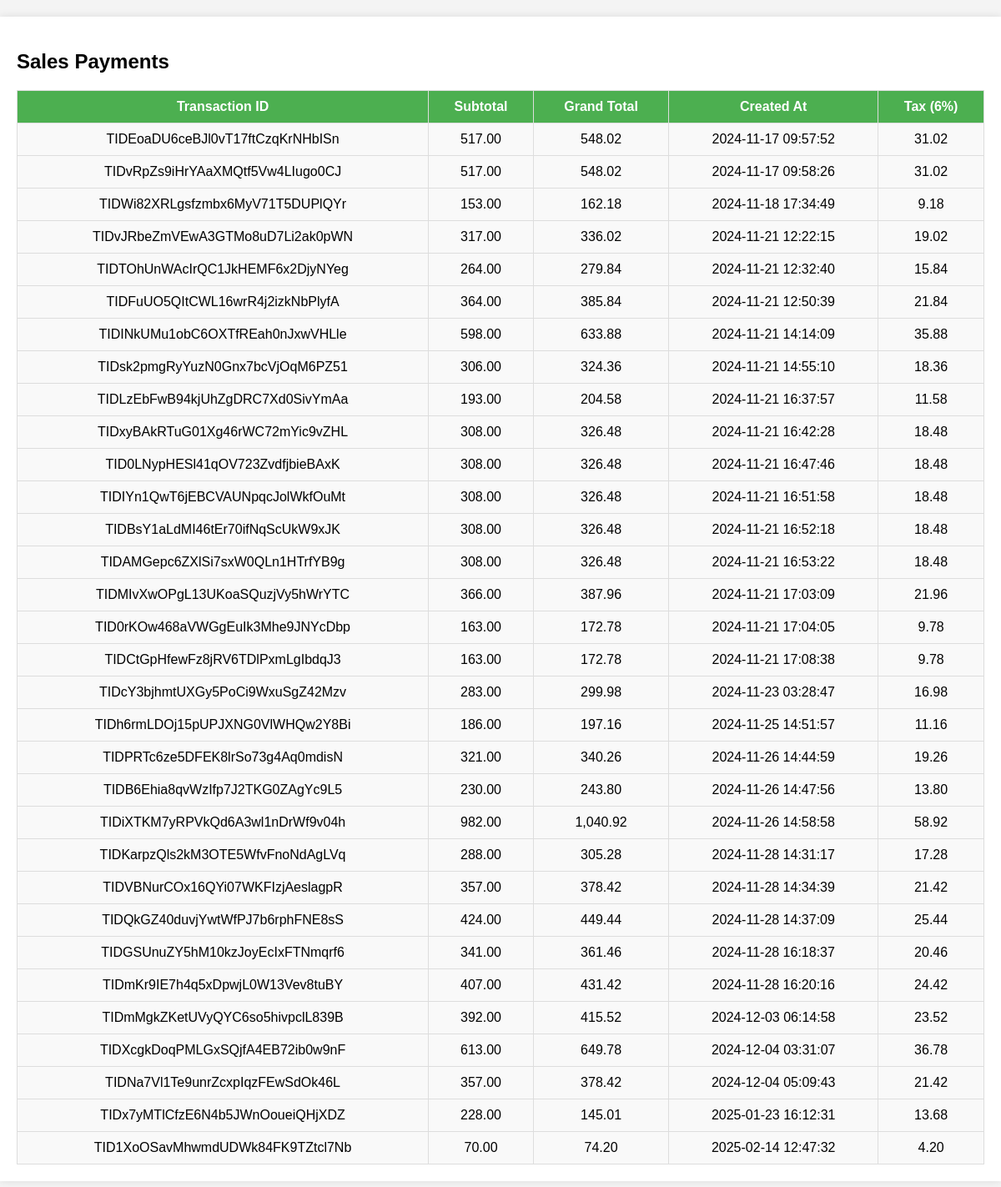
The app's page /taxreport.php with its own data.
### tables this page shows
CREATE TABLE `sales_payments` (
  `transaction_id` varchar(50) DEFAULT NULL,
  `employeeid` varchar(20) NOT NULL,
  `icnumber` varchar(20) NOT NULL,
  `customer_name` varchar(100) NOT NULL,
  `customer_number` varchar(15) NOT NULL,
  `customer_email` varchar(100) NOT NULL,
  `membership_info` varchar(255) DEFAULT NULL,
  `voucher` varchar(50) DEFAULT NULL,
  `subtotal` decimal(10,2) NOT NULL,
  `discount` decimal(5,2) NOT NULL,
  `grand_total` decimal(10,2) NOT NULL,
  `payment_method` enum('cash','card','mobile') NOT NULL,
  `payment_amount` decimal(10,2) NOT NULL,
  `additional_payment_method` enum('cash','card','mobile') DEFAULT NULL,
  `additional_payment_amount` decimal(10,2) DEFAULT NULL,
  `change_provided` decimal(10,2) DEFAULT NULL,
  `created_at` timestamp NOT NULL DEFAULT current_timestamp()
);

### taxreport.php (the view, shortened to what this page needs)
<?php
$servername = "localhost";
$username = "root";
$password = "";
$dbname = "pos";
$conn = new mysqli($servername, $username, $password, $dbname);
$sql = "SELECT transaction_id, subtotal, grand_total, created_at FROM sales_payments";
$result = $conn->query($sql);
?>
<!DOCTYPE html>
<html lang="en">
<head>
</head>
<body>
<div class="container">
    <h2>Sales Payments</h2>
    <table>
        <thead>
            <tr>
                <th>Transaction ID</th>
                <th>Subtotal</th>
                <th>Grand Total</th>
                <th>Created At</th>
                <th>Tax (6%)</th>
            </tr>
        </thead>
        <tbody>
            <?php
            if ($result->num_rows > 0) {
                while ($row = $result->fetch_assoc()) {
                    $transaction_id = $row['transaction_id'];
                    $subtotal = $row['subtotal'];
                    $grand_total = $row['grand_total'];
                    $created_at = $row['created_at'];
                    $tax = $subtotal * 0.06;
                    ?>
                    <tr>
                        <td><?php echo $transaction_id; ?></td>
                        <td><?php echo number_format($subtotal, 2); ?></td>
                        <td><?php echo number_format($grand_total, 2); ?></td>
                        <td><?php echo $created_at; ?></td>
                        <td><?php echo number_format($tax, 2); ?></td>
                    </tr>
                    <?php
                }
            } else {
                echo "<tr><td colspan='5'>No records found</td></tr>";
            }
            ?>
        </tbody>
    </table>
</div>
</body>
</html>

### taxreport.php (style rules this page uses)
body { font-family: Arial, sans-serif; margin: 0; padding: 0; background-color: #f4f4f4; }
.container { max-width: 1200px; margin: 20px auto; padding: 20px; background-color: #fff; box-shadow: 0 0 10px rgba(0, 0, 0, 0.1); }
table { width: 100%; border-collapse: collapse; margin-top: 20px; }
th, td { padding: 10px; text-align: center; border: 1px solid #ddd; }
th { background-color: #4CAF50; color: white; }
td { background-color: #f9f9f9; }

### records on screen
sales_payments: transaction_id "TIDEoaDU6ceBJl0vT17ftCzqKrNHbISn", subtotal "517.00", grand_total "548.02", created_at "2024-11-17 09:57:52", subtotal "31.02"
sales_payments: transaction_id "TIDvRpZs9iHrYAaXMQtf5Vw4LIugo0CJ", subtotal "517.00", grand_total "548.02", created_at "2024-11-17 09:58:26", subtotal "31.02"
sales_payments: transaction_id "TIDWi82XRLgsfzmbx6MyV71T5DUPlQYr", subtotal "153.00", grand_total "162.18", created_at "2024-11-18 17:34:49", subtotal "9.18"
sales_payments: transaction_id "TIDvJRbeZmVEwA3GTMo8uD7Li2ak0pWN", subtotal "317.00", grand_total "336.02", created_at "2024-11-21 12:22:15", subtotal "19.02"
sales_payments: transaction_id "TIDTOhUnWAcIrQC1JkHEMF6x2DjyNYeg", subtotal "264.00", grand_total "279.84", created_at "2024-11-21 12:32:40", subtotal "15.84"
sales_payments: transaction_id "TIDFuUO5QItCWL16wrR4j2izkNbPlyfA", subtotal "364.00", grand_total "385.84", created_at "2024-11-21 12:50:39", subtotal "21.84"
sales_payments: transaction_id "TIDINkUMu1obC6OXTfREah0nJxwVHLle", subtotal "598.00", grand_total "633.88", created_at "2024-11-21 14:14:09", subtotal "35.88"
sales_payments: transaction_id "TIDsk2pmgRyYuzN0Gnx7bcVjOqM6PZ51", subtotal "306.00", grand_total "324.36", created_at "2024-11-21 14:55:10", subtotal "18.36"
sales_payments: transaction_id "TIDLzEbFwB94kjUhZgDRC7Xd0SivYmAa", subtotal "193.00", grand_total "204.58", created_at "2024-11-21 16:37:57", subtotal "11.58"
sales_payments: transaction_id "TIDxyBAkRTuG01Xg46rWC72mYic9vZHL", subtotal "308.00", grand_total "326.48", created_at "2024-11-21 16:42:28", subtotal "18.48"
sales_payments: transaction_id "TID0LNypHESl41qOV723ZvdfjbieBAxK", subtotal "308.00", grand_total "326.48", created_at "2024-11-21 16:47:46", subtotal "18.48"
sales_payments: transaction_id "TIDIYn1QwT6jEBCVAUNpqcJolWkfOuMt", subtotal "308.00", grand_total "326.48", created_at "2024-11-21 16:51:58", subtotal "18.48"
sales_payments: transaction_id "TIDBsY1aLdMI46tEr70ifNqScUkW9xJK", subtotal "308.00", grand_total "326.48", created_at "2024-11-21 16:52:18", subtotal "18.48"
sales_payments: transaction_id "TIDAMGepc6ZXlSi7sxW0QLn1HTrfYB9g", subtotal "308.00", grand_total "326.48", created_at "2024-11-21 16:53:22", subtotal "18.48"
sales_payments: transaction_id "TIDMIvXwOPgL13UKoaSQuzjVy5hWrYTC", subtotal "366.00", grand_total "387.96", created_at "2024-11-21 17:03:09", subtotal "21.96"
sales_payments: transaction_id "TID0rKOw468aVWGgEuIk3Mhe9JNYcDbp", subtotal "163.00", grand_total "172.78", created_at "2024-11-21 17:04:05", subtotal "9.78"
sales_payments: transaction_id "TIDCtGpHfewFz8jRV6TDlPxmLgIbdqJ3", subtotal "163.00", grand_total "172.78", created_at "2024-11-21 17:08:38", subtotal "9.78"
sales_payments: transaction_id "TIDcY3bjhmtUXGy5PoCi9WxuSgZ42Mzv", subtotal "283.00", grand_total "299.98", created_at "2024-11-23 03:28:47", subtotal "16.98"
sales_payments: transaction_id "TIDh6rmLDOj15pUPJXNG0VlWHQw2Y8Bi", subtotal "186.00", grand_total "197.16", created_at "2024-11-25 14:51:57", subtotal "11.16"
sales_payments: transaction_id "TIDPRTc6ze5DFEK8lrSo73g4Aq0mdisN", subtotal "321.00", grand_total "340.26", created_at "2024-11-26 14:44:59", subtotal "19.26"
sales_payments: transaction_id "TIDB6Ehia8qvWzIfp7J2TKG0ZAgYc9L5", subtotal "230.00", grand_total "243.80", created_at "2024-11-26 14:47:56", subtotal "13.80"
sales_payments: transaction_id "TIDiXTKM7yRPVkQd6A3wl1nDrWf9v04h", subtotal "982.00", grand_total "1,040.92", created_at "2024-11-26 14:58:58", subtotal "58.92"
sales_payments: transaction_id "TIDKarpzQls2kM3OTE5WfvFnoNdAgLVq", subtotal "288.00", grand_total "305.28", created_at "2024-11-28 14:31:17", subtotal "17.28"
sales_payments: transaction_id "TIDVBNurCOx16QYi07WKFIzjAeslagpR", subtotal "357.00", grand_total "378.42", created_at "2024-11-28 14:34:39", subtotal "21.42"
sales_payments: transaction_id "TIDQkGZ40duvjYwtWfPJ7b6rphFNE8sS", subtotal "424.00", grand_total "449.44", created_at "2024-11-28 14:37:09", subtotal "25.44"
sales_payments: transaction_id "TIDGSUnuZY5hM10kzJoyEcIxFTNmqrf6", subtotal "341.00", grand_total "361.46", created_at "2024-11-28 16:18:37", subtotal "20.46"
sales_payments: transaction_id "TIDmKr9IE7h4q5xDpwjL0W13Vev8tuBY", subtotal "407.00", grand_total "431.42", created_at "2024-11-28 16:20:16", subtotal "24.42"
sales_payments: transaction_id "TIDmMgkZKetUVyQYC6so5hivpclL839B", subtotal "392.00", grand_total "415.52", created_at "2024-12-03 06:14:58", subtotal "23.52"
sales_payments: transaction_id "TIDXcgkDoqPMLGxSQjfA4EB72ib0w9nF", subtotal "613.00", grand_total "649.78", created_at "2024-12-04 03:31:07", subtotal "36.78"
sales_payments: transaction_id "TIDNa7Vl1Te9unrZcxpIqzFEwSdOk46L", subtotal "357.00", grand_total "378.42", created_at "2024-12-04 05:09:43", subtotal "21.42"
sales_payments: transaction_id "TIDx7yMTlCfzE6N4b5JWnOoueiQHjXDZ", subtotal "228.00", grand_total "145.01", created_at "2025-01-23 16:12:31", subtotal "13.68"
sales_payments: transaction_id "TID1XoOSavMhwmdUDWk84FK9TZtcl7Nb", subtotal "70.00", grand_total "74.20", created_at "2025-02-14 12:47:32", subtotal "4.20"
